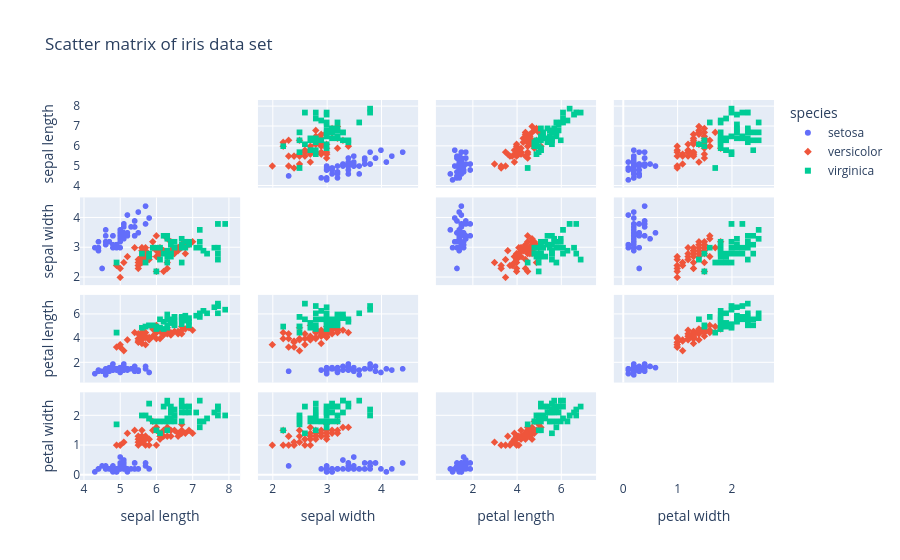

The notebook cell saved with this chart:
### Markdown cell above
Styled Scatter Matrix with Plotly Express

### Code cell
df = px.data.iris()
fig = px.scatter_matrix(df,
    dimensions=["sepal_length", "sepal_width", "petal_length", "petal_width"],
    color="species", symbol="species",
    title="Scatter matrix of iris data set",
    labels={col:col.replace('_', ' ') for col in df.columns}) # remove underscore
fig.update_traces(diagonal_visible=False)
fig.show()

### Figure 1 — Plotly figure (JSON) as saved in the notebook; plotly's stock layout.template omitted (floating-point values rounded to 4 significant figures)
{"data": [{"diagonal": {"visible": false}, "dimensions": [{"axis": {"matches": true}, "label": "sepal length", "values": [5.1, 4.9, 4.7, 4.6, 5.0, 5.4, 4.6, 5.0, 4.4, 4.9, 5.4, 4.8, 4.8, 4.3, 5.8, 5.7, 5.4, 5.1, 5.7, 5.1, 5.4, 5.1, 4.6, 5.1, 4.8, 5.0, 5.0, 5.2, 5.2, 4.7, 4.8, 5.4, 5.2, 5.5, 4.9, 5.0, 5.5, 4.9, 4.4, 5.1, 5.0, 4.5, 4.4, 5.0, 5.1, 4.8, 5.1, 4.6, 5.3, 5.0]}, {"axis": {"matches": true}, "label": "sepal width", "values": [3.5, 3.0, 3.2, 3.1, 3.6, 3.9, 3.4, 3.4, 2.9, 3.1, 3.7, 3.4, 3.0, 3.0, 4.0, 4.4, 3.9, 3.5, 3.8, 3.8, 3.4, 3.7, 3.6, 3.3, 3.4, 3.0, 3.4, 3.5, 3.4, 3.2, 3.1, 3.4, 4.1, 4.2, 3.1, 3.2, 3.5, 3.1, 3.0, 3.4, 3.5, 2.3, 3.2, 3.5, 3.8, 3.0, 3.8, 3.2, 3.7, 3.3]}, {"axis": {"matches": true}, "label": "petal length", "values": [1.4, 1.4, 1.3, 1.5, 1.4, 1.7, 1.4, 1.5, 1.4, 1.5, 1.5, 1.6, 1.4, 1.1, 1.2, 1.5, 1.3, 1.4, 1.7, 1.5, 1.7, 1.5, 1.0, 1.7, 1.9, 1.6, 1.6, 1.5, 1.4, 1.6, 1.6, 1.5, 1.5, 1.4, 1.5, 1.2, 1.3, 1.5, 1.3, 1.5, 1.3, 1.3, 1.3, 1.6, 1.9, 1.4, 1.6, 1.4, 1.5, 1.4]}, {"axis": {"matches": true}, "label": "petal width", "values": [0.2, 0.2, 0.2, 0.2, 0.2, 0.4, 0.3, 0.2, 0.2, 0.1, 0.2, 0.2, 0.1, 0.1, 0.2, 0.4, 0.4, 0.3, 0.3, 0.3, 0.2, 0.4, 0.2, 0.5, 0.2, 0.2, 0.4, 0.2, 0.2, 0.2, 0.2, 0.4, 0.1, 0.2, 0.1, 0.2, 0.2, 0.1, 0.2, 0.2, 0.3, 0.3, 0.2, 0.6, 0.4, 0.3, 0.2, 0.2, 0.2, 0.2]}], "hovertemplate": "species=setosa<br>%{xaxis.title.text}=%{x}<br>%{yaxis.title.text}=%{y}<extra></extra>", "legendgroup": "setosa", "marker": {"color": "#636efa", "symbol": "circle"}, "name": "setosa", "showlegend": true, "type": "splom"}, {"diagonal": {"visible": false}, "dimensions": [{"axis": {"matches": true}, "label": "sepal length", "values": [7.0, 6.4, 6.9, 5.5, 6.5, 5.7, 6.3, 4.9, 6.6, 5.2, 5.0, 5.9, 6.0, 6.1, 5.6, 6.7, 5.6, 5.8, 6.2, 5.6, 5.9, 6.1, 6.3, 6.1, 6.4, 6.6, 6.8, 6.7, 6.0, 5.7, 5.5, 5.5, 5.8, 6.0, 5.4, 6.0, 6.7, 6.3, 5.6, 5.5, 5.5, 6.1, 5.8, 5.0, 5.6, 5.7, 5.7, 6.2, 5.1, 5.7]}, {"axis": {"matches": true}, "label": "sepal width", "values": [3.2, 3.2, 3.1, 2.3, 2.8, 2.8, 3.3, 2.4, 2.9, 2.7, 2.0, 3.0, 2.2, 2.9, 2.9, 3.1, 3.0, 2.7, 2.2, 2.5, 3.2, 2.8, 2.5, 2.8, 2.9, 3.0, 2.8, 3.0, 2.9, 2.6, 2.4, 2.4, 2.7, 2.7, 3.0, 3.4, 3.1, 2.3, 3.0, 2.5, 2.6, 3.0, 2.6, 2.3, 2.7, 3.0, 2.9, 2.9, 2.5, 2.8]}, {"axis": {"matches": true}, "label": "petal length", "values": [4.7, 4.5, 4.9, 4.0, 4.6, 4.5, 4.7, 3.3, 4.6, 3.9, 3.5, 4.2, 4.0, 4.7, 3.6, 4.4, 4.5, 4.1, 4.5, 3.9, 4.8, 4.0, 4.9, 4.7, 4.3, 4.4, 4.8, 5.0, 4.5, 3.5, 3.8, 3.7, 3.9, 5.1, 4.5, 4.5, 4.7, 4.4, 4.1, 4.0, 4.4, 4.6, 4.0, 3.3, 4.2, 4.2, 4.2, 4.3, 3.0, 4.1]}, {"axis": {"matches": true}, "label": "petal width", "values": [1.4, 1.5, 1.5, 1.3, 1.5, 1.3, 1.6, 1.0, 1.3, 1.4, 1.0, 1.5, 1.0, 1.4, 1.3, 1.4, 1.5, 1.0, 1.5, 1.1, 1.8, 1.3, 1.5, 1.2, 1.3, 1.4, 1.4, 1.7, 1.5, 1.0, 1.1, 1.0, 1.2, 1.6, 1.5, 1.6, 1.5, 1.3, 1.3, 1.3, 1.2, 1.4, 1.2, 1.0, 1.3, 1.2, 1.3, 1.3, 1.1, 1.3]}], "hovertemplate": "species=versicolor<br>%{xaxis.title.text}=%{x}<br>%{yaxis.title.text}=%{y}<extra></extra>", "legendgroup": "versicolor", "marker": {"color": "#EF553B", "symbol": "diamond"}, "name": "versicolor", "showlegend": true, "type": "splom"}, {"diagonal": {"visible": false}, "dimensions": [{"axis": {"matches": true}, "label": "sepal length", "values": [6.3, 5.8, 7.1, 6.3, 6.5, 7.6, 4.9, 7.3, 6.7, 7.2, 6.5, 6.4, 6.8, 5.7, 5.8, 6.4, 6.5, 7.7, 7.7, 6.0, 6.9, 5.6, 7.7, 6.3, 6.7, 7.2, 6.2, 6.1, 6.4, 7.2, 7.4, 7.9, 6.4, 6.3, 6.1, 7.7, 6.3, 6.4, 6.0, 6.9, 6.7, 6.9, 5.8, 6.8, 6.7, 6.7, 6.3, 6.5, 6.2, 5.9]}, {"axis": {"matches": true}, "label": "sepal width", "values": [3.3, 2.7, 3.0, 2.9, 3.0, 3.0, 2.5, 2.9, 2.5, 3.6, 3.2, 2.7, 3.0, 2.5, 2.8, 3.2, 3.0, 3.8, 2.6, 2.2, 3.2, 2.8, 2.8, 2.7, 3.3, 3.2, 2.8, 3.0, 2.8, 3.0, 2.8, 3.8, 2.8, 2.8, 2.6, 3.0, 3.4, 3.1, 3.0, 3.1, 3.1, 3.1, 2.7, 3.2, 3.3, 3.0, 2.5, 3.0, 3.4, 3.0]}, {"axis": {"matches": true}, "label": "petal length", "values": [6.0, 5.1, 5.9, 5.6, 5.8, 6.6, 4.5, 6.3, 5.8, 6.1, 5.1, 5.3, 5.5, 5.0, 5.1, 5.3, 5.5, 6.7, 6.9, 5.0, 5.7, 4.9, 6.7, 4.9, 5.7, 6.0, 4.8, 4.9, 5.6, 5.8, 6.1, 6.4, 5.6, 5.1, 5.6, 6.1, 5.6, 5.5, 4.8, 5.4, 5.6, 5.1, 5.1, 5.9, 5.7, 5.2, 5.0, 5.2, 5.4, 5.1]}, {"axis": {"matches": true}, "label": "petal width", "values": [2.5, 1.9, 2.1, 1.8, 2.2, 2.1, 1.7, 1.8, 1.8, 2.5, 2.0, 1.9, 2.1, 2.0, 2.4, 2.3, 1.8, 2.2, 2.3, 1.5, 2.3, 2.0, 2.0, 1.8, 2.1, 1.8, 1.8, 1.8, 2.1, 1.6, 1.9, 2.0, 2.2, 1.5, 1.4, 2.3, 2.4, 1.8, 1.8, 2.1, 2.4, 2.3, 1.9, 2.3, 2.5, 2.3, 1.9, 2.0, 2.3, 1.8]}], "hovertemplate": "species=virginica<br>%{xaxis.title.text}=%{x}<br>%{yaxis.title.text}=%{y}<extra></extra>", "legendgroup": "virginica", "marker": {"color": "#00cc96", "symbol": "square"}, "name": "virginica", "showlegend": true, "type": "splom"}], "layout": {"dragmode": "select", "legend": {"title": {"text": "species"}, "tracegroupgap": 0}, "title": {"text": "Scatter matrix of iris data set"}}}
